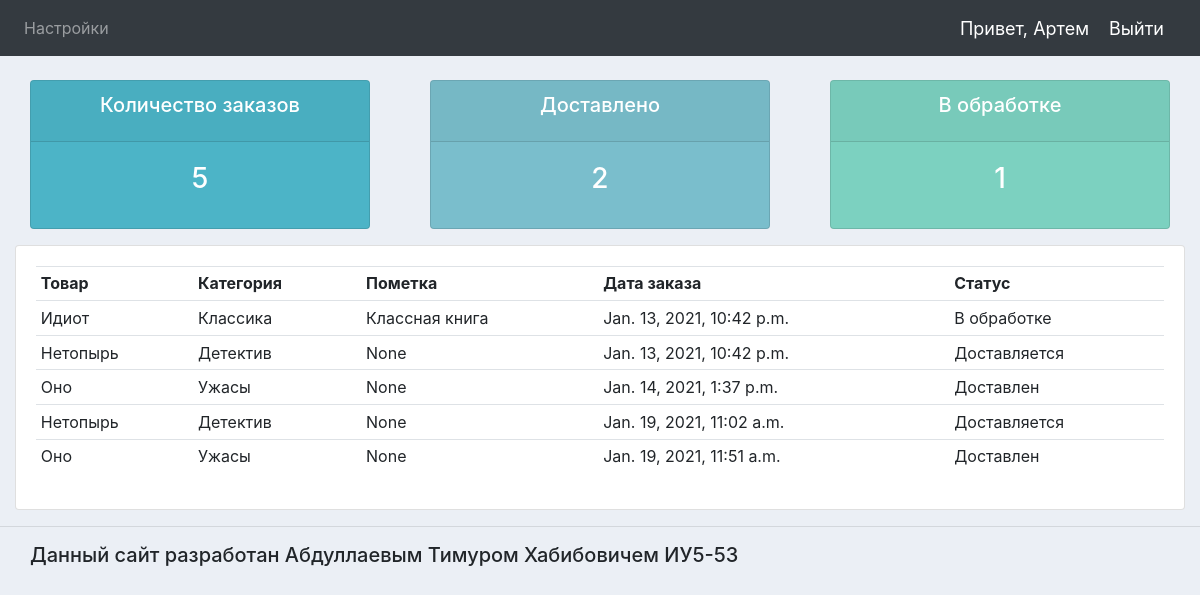
The page /user (signed in) on the database its author committed.
### accounts/models.py (models this page shows, shortened)
class Order(models.Model):
    STATUS = (
        ('В обработке', 'В обработке'),
        ('Доставляется', 'Доставляется'),
        ('Доставлен', 'Доставлен')
    )
    date_created = models.DateTimeField(auto_now_add=True, null=True)
    status = models.CharField(max_length=200, null=True, choices=STATUS)
    customer = models.ForeignKey(Customer, null=True, on_delete=models.SET_NULL)
    product = models.ForeignKey(Product, null=True, on_delete=models.SET_NULL)
    note = models.CharField(max_length=1000, null=True)

class Product(models.Model):
    CATEGORY = (
        ('Классика', 'Классика'),
        ('Драма', 'Драма'),
        ('Детектив', 'Детектив'),
        ('Ужасы', 'Ужасы')
    )
    name = models.CharField(max_length=200, null=True)
    author = models.CharField(max_length=200, null=True)
    price = models.FloatField(null = True)
    category = models.CharField(max_length=200, null=True, choices=CATEGORY)
    description = models.CharField(max_length=200, null=True, blank=True)
    date_created = models.DateTimeField(auto_now_add=True, null=True)
    tags = models.ManyToManyField(Tag)
    def __str__(self):
        return self.name

### accounts/decorators.py (the view)
        def wrapper_func(request, *args, **kwargs):
            group = None
            if request.user.groups.exists():
                group = request.user.groups.all()[0].name
            if group in allowed_roles:
                return view_func(request, *args, **kwargs)
            else:
                return HttpResponse('Доступ запрещен!')

### accounts/views.py (called while the page is built)
@login_required(login_url='login')
@allowed_users(allowed_roles='Покупатель')
def userPage(request):
	orders = request.user.customer.order_set.all()
	total_orders = orders.count()
	delivered = orders.filter(status='Доставлен').count()
	pending = orders.filter(status='В обработке').count()
	context = {'orders': orders, 'total_orders':total_orders, 'delivered':delivered,
	 'pending':pending }
	return render(request, 'accounts/user.html', context)

### accounts/templates/accounts/user.html
{% extends 'accounts/main.html' %}
{% block content %}
{% include 'accounts/status.html' %}
<div class="row">
	<div class="col-md">
		<div class="card card-body">
			<table class="table table-sm">
				<tr>
					<th>Товар</th>
					<th>Категория</th>
					<th>Пометка</th>
					<th>Дата заказа</th>
					<th>Статус</th>
				</tr>
				{% for i in orders%}
				<tr>
					<td>{{i.product}}</td>
					<td>{{i.product.category}}</td>
					<td>{{i.note}}</td>
					<td>{{i.date_created}}</td>
					<td>{{i.status}}</td>
				</tr>
				{% endfor %}
			</table>
		</div>
	</div>
</div>
{% endblock %}

### accounts/templates/accounts/navbar.html (shortened to what this page needs)
{% load static %}
<nav class="navbar navbar-expand-lg navbar-dark bg-dark">
  <div class="collapse navbar-collapse" id="navbarNav">
    <ul class="navbar-nav">
      {% if request.user.is_staff %}
      <li class="nav-item active">
        <a class="nav-link" href="{% url 'home' %}">Главная</a>
      </li>
      <li class="nav-item">
        <a class="nav-link" href="{% url 'products' %}">Товары</a>
      </li>
      {% else %}
       <li class="nav-item">
        <a class="nav-link" href="{% url 'account' %}">Настройки</a>
      </li>
      {% endif %}
    </ul>
  </div>
  <span class="hello-msg">Привет, {{request.user}}</span>
  <span><a class="hello-msg" href="{% url 'logout' %}">Выйти</a></span>
</nav>

### accounts/static/css/main.css (style rules this page uses)
body { background-color: #ebeff5; }

### accounts/templates/accounts/navbar.html (style rules this page uses)
.hello-msg { font-size: 18px; color: white; margin-right:20px; }

### rows shown on the page
Order: product "Идиот", product.category "Классика", note "Классная книга", date_created "Jan. 13, 2021, 10:42 p.m.", status "В обработке"
Order: product "Нетопырь", product.category "Детектив", note "None", date_created "Jan. 13, 2021, 10:42 p.m.", status "Доставляется"
Order: product "Оно", product.category "Ужасы", note "None", date_created "Jan. 14, 2021, 1:37 p.m.", status "Доставлен"
Order: product "Нетопырь", product.category "Детектив", note "None", date_created "Jan. 19, 2021, 11:02 a.m.", status "Доставляется"
Order: product "Оно", product.category "Ужасы", note "None", date_created "Jan. 19, 2021, 11:51 a.m.", status "Доставлен"

### other values the page prints
{{ request.user }} "Артем"
{{ total_orders }} "5"
{{ delivered }} "2"
{{ pending }} "1"
